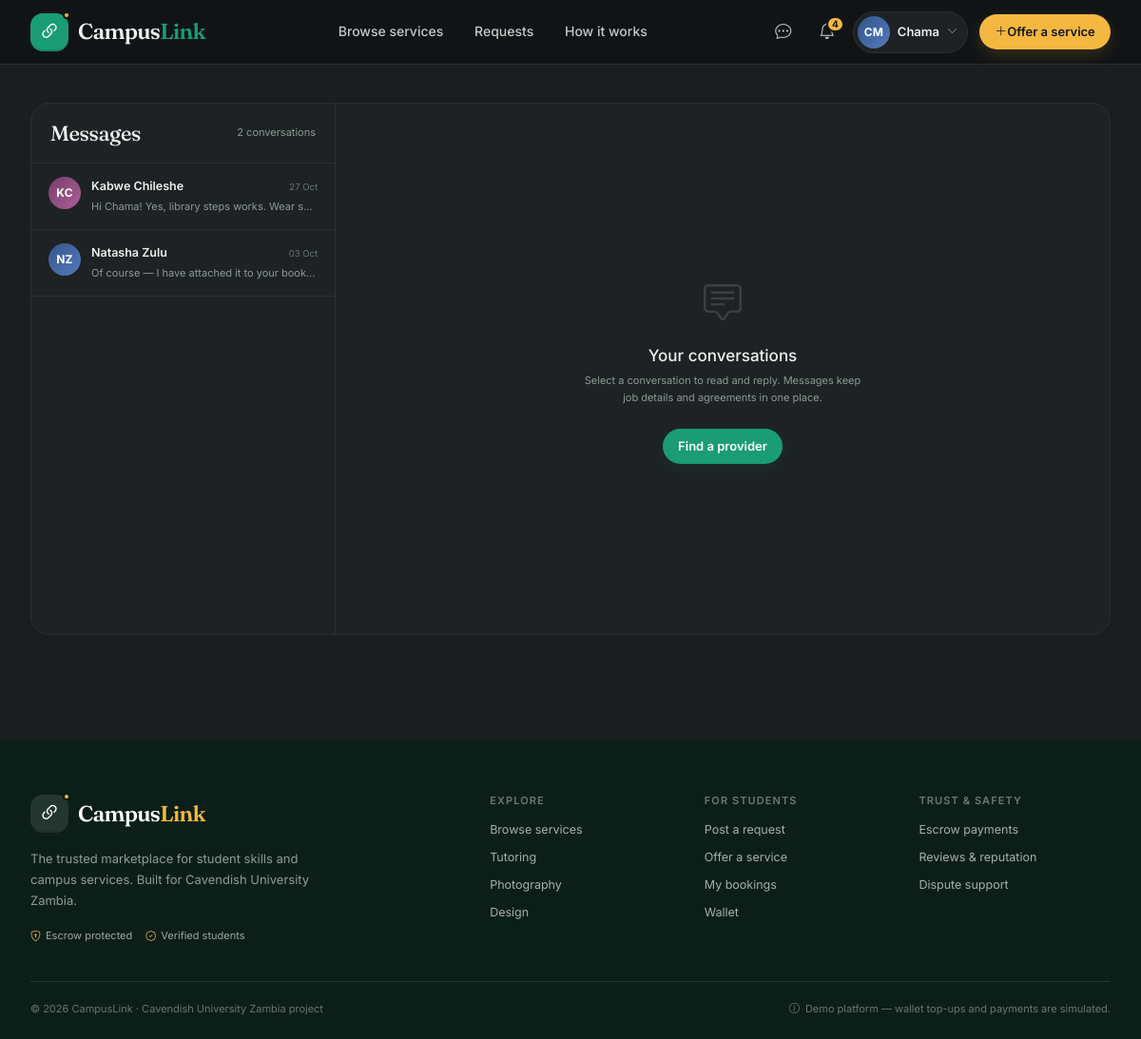
The page /messages (signed in) on the database its author committed.
### app/models.py (models this page shows, shortened)
class User(UserMixin, db.Model):
    __tablename__ = "users"
    id = db.Column(db.Integer, primary_key=True)
    full_name = db.Column(db.String(120), nullable=False)
    email = db.Column(db.String(255), unique=True, nullable=False, index=True)
    student_number = db.Column(db.String(40), unique=True, nullable=False)
    phone = db.Column(db.String(30))
    password_hash = db.Column(db.String(255), nullable=False)
    role = db.Column(db.String(20), nullable=False, default="student")
    program = db.Column(db.String(120))
    year_of_study = db.Column(db.String(30))
    campus_area = db.Column(db.String(60))
    bio = db.Column(db.Text)
    skills = db.Column(db.String(255))
    is_verified = db.Column(db.Boolean, nullable=False, default=False)
    is_suspended = db.Column(db.Boolean, nullable=False, default=False)
    wallet_balance = db.Column(db.Numeric(12, 2), nullable=False, default=Decimal("0.00"))
    rating_avg = db.Column(db.Numeric(3, 2))
    review_count = db.Column(db.Integer, nullable=False, default=0)
    completed_bookings = db.Column(db.Integer, nullable=False, default=0)
    completion_rate = db.Column(db.Numeric(5, 2))
    reputation_score = db.Column(db.Numeric(3, 2))
    created_at = db.Column(db.DateTime, nullable=False, default=now)
    listings = db.relationship("Service", back_populates="provider", lazy="dynamic")
    reviews_received = db.relationship(
        "Review", back_populates="provider", foreign_keys="Review.provider_id", lazy="dynamic"
    )
    notifications = db.relationship("Notification", back_populates="user", lazy="dynamic")
    wallet_transactions = db.relationship(
        "WalletTransaction", back_populates="user", lazy="dynamic", order_by="WalletTransaction.created_at.desc()"
    )
    @property
    def is_admin(self):
        return self.role == "admin"
    @property
    def first_name(self):
        return self.full_name.split()[0] if self.full_name else "Student"
    @property
    def initials(self):
        parts = [p for p in (self.full_name or "").split() if p]
        return "".join(p[0] for p in parts[:2]).upper() or "?"
    @property
    def avatar_tone(self):
        return (self.id or 0) % 6

class Message(db.Model):
    __tablename__ = "messages"
    id = db.Column(db.Integer, primary_key=True)
    conversation_id = db.Column(db.Integer, db.ForeignKey("conversations.id"), nullable=False, index=True)
    sender_id = db.Column(db.Integer, db.ForeignKey("users.id"), nullable=False)
    body = db.Column(db.Text, nullable=False)
    is_read = db.Column(db.Boolean, nullable=False, default=False)
    created_at = db.Column(db.DateTime, nullable=False, default=now)
    conversation = db.relationship("Conversation", back_populates="messages")
    sender = db.relationship("User", foreign_keys=[sender_id])

### app/messages.py (the view)
@bp.get("/messages")
@login_required
def inbox():
    return render_template("messages/inbox.html", items=_inbox_items(current_user.id))

### app/messages.py (called while the page is built)
def _conversations_for(user_id):
    return (
        Conversation.query.filter(
            or_(Conversation.user_a_id == user_id, Conversation.user_b_id == user_id)
        )
        .order_by(Conversation.last_message_at.desc())
        .all()
    )

def _inbox_items(user_id):
    conversations = _conversations_for(user_id)
    return [
        {
            "conversation": conversation,
            "other": conversation.user_b if conversation.user_a_id == user_id else conversation.user_a,
            "unread": conversation.unread_for(user_id),
            "last": conversation.messages.order_by(Message.created_at.desc()).first(),
        }
        for conversation in conversations
    ]

### app/models.py (called while the page is built)
    def unread_for(self, user_id):
        return self.messages.filter_by(is_read=False).filter(Message.sender_id != user_id).count()

### app/templates/messages/inbox.html (shortened to what this page needs)
{% extends "base.html" %}
{% block content %}
<div class="page-section">
  <div class="container">
    <div class="messenger">
      {% set active_id = none %}
      {% include "messages/_inbox.html" %}
      <div class="messenger-thread">
        <div class="thread-empty">
          <i class="bi bi-chat-square-text"></i>
          <h3 class="mb-2" style="font-size: 17px;">Your conversations</h3>
          <p class="small-note" style="max-width: 300px;">Select a conversation to read and reply. Messages keep job details and agreements in one place.</p>
          <a class="btn btn-brand btn-sm mt-2" href="{{ url_for('listings.browse') }}">Find a provider</a>
        </div>
      </div>
    </div>
  </div>
</div>
{% endblock %}

### app/templates/base.html (shortened to what this page needs)
<!doctype html>
<html lang="en">
<head>
  <link rel="stylesheet" href="{{ url_for('static', filename='vendor/bootstrap/bootstrap.min.css') }}">
  <link rel="stylesheet" href="{{ url_for('static', filename='vendor/bootstrap-icons/bootstrap-icons.min.css') }}">
  <link rel="stylesheet" href="{{ url_for('static', filename='css/app.css') }}">
</head>
<body class="{% block body_class %}{% endblock %}">
  <nav class="navbar navbar-expand-lg app-navbar sticky-top">
    <div class="container">
      <a class="navbar-brand brand" href="{{ url_for('main.home') }}" aria-label="CampusLink home">
        <span class="brand-mark"><i class="bi bi-link-45deg"></i></span>
        <span class="brand-text">Campus<span>Link</span></span>
      </a>
      <div class="collapse navbar-collapse" id="mainNav">
        <ul class="navbar-nav mx-auto nav-center">
          <li class="nav-item">
            <a class="nav-link {{ 'active' if request.blueprint == 'listings' and request.endpoint == 'listings.browse' }}" href="{{ url_for('listings.browse') }}">Browse services</a>
          </li>
          {% if current_user.is_authenticated %}
          <li class="nav-item">
            <a class="nav-link {{ 'active' if request.blueprint == 'requests' }}" href="{{ url_for('requests.index') }}">Requests</a>
          </li>
          {% endif %}
          <li class="nav-item">
            <a class="nav-link" href="{{ url_for('main.home') }}#how-it-works">How it works</a>
          </li>
        </ul>
        <div class="nav-actions">
          {% if current_user.is_authenticated %}
            <a class="icon-btn" href="{{ url_for('messages.inbox') }}" aria-label="Messages">
              <i class="bi bi-chat-dots"></i>
            </a>
            <a class="icon-btn" href="{{ url_for('main.notifications') }}" aria-label="Notifications">
              <i class="bi bi-bell"></i>
              {% if unread_notifications %}<span class="count-badge">{{ unread_notifications if unread_notifications < 10 else '9+' }}</span>{% endif %}
            </a>
            <div class="dropdown">
              <button class="user-menu" type="button" data-bs-toggle="dropdown" aria-expanded="false">
                <span class="avatar avatar-sm avatar-tone-{{ current_user.avatar_tone }}">{{ current_user.initials }}</span>
                <span class="user-menu-name d-none d-xl-inline">{{ current_user.first_name }}</span>
                <i class="bi bi-chevron-down user-chevron"></i>
              </button>
            </div>
            {% if not current_user.is_admin %}
            <a class="btn btn-gold btn-sm offer-btn d-none d-xl-inline-flex" href="{{ url_for('listings.create') }}"><i class="bi bi-plus-lg"></i>Offer a service</a>
            {% endif %}
          {% else %}
            <a class="login-link" href="{{ url_for('auth.login') }}">Log in</a>
            <a class="btn btn-brand btn-sm" href="{{ url_for('auth.register') }}">Join CampusLink</a>
          {% endif %}
        </div>
      </div>
    </div>
  </nav>
  <main id="main-content">
    {% block content %}{% endblock %}
  </main>
  <footer class="app-footer">
    <div class="container">
      <div class="footer-top">
        <div class="footer-brand">
          <a class="brand brand-light" href="{{ url_for('main.home') }}">
            <span class="brand-mark"><i class="bi bi-link-45deg"></i></span>
            <span class="brand-text">Campus<span>Link</span></span>
          </a>
          <p>The trusted marketplace for student skills and campus services. Built for Cavendish University Zambia.</p>
          <div class="footer-trust">
            <span><i class="bi bi-shield-lock"></i>Escrow protected</span>
            <span><i class="bi bi-patch-check"></i>Verified students</span>
          </div>
        </div>
        <div class="footer-links">
          <div>
            <h4>Explore</h4>
            <a href="{{ url_for('listings.browse') }}">Browse services</a>
            <a href="{{ url_for('listings.browse', category='tutoring') }}">Tutoring</a>
            <a href="{{ url_for('listings.browse', category='photography') }}">Photography</a>
            <a href="{{ url_for('listings.browse', category='graphic-design') }}">Design</a>
          </div>
          <div>
            <h4>For students</h4>
            {% if current_user.is_authenticated %}
            <a href="{{ url_for('requests.create') }}">Post a request</a>
            <a href="{{ url_for('listings.create') }}">Offer a service</a>
            <a href="{{ url_for('bookings.index') }}">My bookings</a>
            <a href="{{ url_for('main.wallet') }}">Wallet</a>
            {% else %}
            <a href="{{ url_for('auth.register') }}">Create an account</a>
            <a href="{{ url_for('auth.login') }}">Log in</a>
            <a href="{{ url_for('main.home') }}#how-it-works">How it works</a>
            {% endif %}
          </div>
          <div>
            <h4>Trust &amp; safety</h4>
            <a href="{{ url_for('main.home') }}#trust">Escrow payments</a>
            <a href="{{ url_for('main.home') }}#reviews">Reviews &amp; reputation</a>
            <a href="{{ url_for('main.home') }}#trust">Dispute support</a>
          </div>
        </div>
      </div>
      <div class="footer-bottom">
        <span>&copy; {{ 2026 }} {{ APP_NAME }} · Cavendish University Zambia project</span>
        <span class="demo-note"><i class="bi bi-info-circle"></i>Demo platform — wallet top-ups and payments are simulated.</span>
      </div>
    </div>
  </footer>
</body>
</html>

### app/templates/messages/_inbox.html (shortened to what this page needs)
{% from "partials/macros.html" import avatar %}
<div class="messenger-inbox">
  <div class="messenger-inbox-head">
    <div class="d-flex align-items-center justify-content-between gap-2">
      <h1>Messages</h1>
      <span class="small-note">{{ items|length }} conversation{{ '' if items|length == 1 else 's' }}</span>
    </div>
  </div>
  <div class="inbox-list">
    {% for entry in items %}
    <a class="inbox-item {{ 'unread' if entry.unread }} {{ 'active' if active_id is defined and active_id == entry.conversation.id }}" href="{{ url_for('messages.thread', conversation_id=entry.conversation.id) }}">
      {{ avatar(entry.other, 'sm') }}
      <div class="inbox-body">
        <div class="inbox-top">
          <strong>{{ entry.other.full_name }}</strong>
          <span class="inbox-time">{% if entry.last %}{{ entry.last.created_at|datetime('%d %b') }}{% else %}{{ entry.conversation.created_at|date('%d %b') }}{% endif %}</span>
        </div>
        <div class="inbox-preview">
          {% if entry.last %}{{ 'You: ' if entry.last.sender_id == current_user.id }}{{ entry.last.body|truncate(64) }}{% else %}Say hello to start the conversation{% endif %}
        </div>
      </div>
    </a>
    {% else %}
    <div class="empty-state py-4 px-3">
      <div class="empty-icon"><i class="bi bi-chat-dots"></i></div>
      <h3>No messages yet</h3>
      <p>Open a service or booking and use the message button to start a conversation.</p>
    </div>
    {% endfor %}
  </div>
</div>

### app/templates/partials/macros.html (shortened to what this page needs)
{% macro avatar(user, size='md') -%}
<span class="avatar avatar-{{ size }} avatar-tone-{{ user.avatar_tone }}" title="{{ user.full_name }}">{{ user.initials }}</span>
{%- endmacro %}

### rows shown on the page
User: initials "CM", first_name "Chama"
User: initials "KC", other.full_name "Kabwe Chileshe"
Message: last.created_at "27 Oct", last.body "Hi Chama! Yes, library steps works. Wear s…"
User: initials "NZ", other.full_name "Natasha Zulu"
Message: last.created_at "03 Oct", last.body "Of course — I have attached it to your book…"

### other values the page prints
{{ unread_notifications if unread_notifications < 10 else '9+' }} "4"
{{ items|length }} "2"
{{ '' if items|length == 1 else 's' }} "s"
{{ 2026 }} "2026"
{{ APP_NAME }} "CampusLink"
